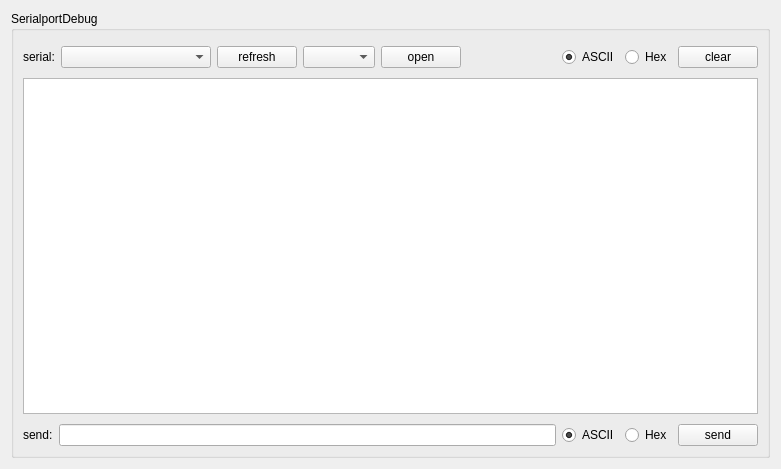
<?xml version="1.0" encoding="UTF-8"?>
<ui version="4.0">
 <class>DSerialTestForm</class>
 <widget class="QWidget" name="DSerialTestForm">
  <property name="geometry">
   <rect>
    <x>0</x>
    <y>0</y>
    <width>781</width>
    <height>469</height>
   </rect>
  </property>
  <property name="windowTitle">
   <string notr="true">DSerialTestForm</string>
  </property>
  <layout class="QVBoxLayout" name="serialPageLayout">
   <item>
    <widget class="QGroupBox" name="groupBox_serial">
     <property name="title">
      <string>SerialportDebug</string>
     </property>
     <layout class="QVBoxLayout" name="groupBox_verticalLayout">
      <property name="spacing">
       <number>10</number>
      </property>
      <property name="topMargin">
       <number>15</number>
      </property>
      <item>
       <widget class="QWidget" name="serial_head_widget" native="true">
        <layout class="QHBoxLayout" name="horizontalLayout_3">
         <property name="leftMargin">
          <number>0</number>
         </property>
         <property name="topMargin">
          <number>0</number>
         </property>
         <property name="rightMargin">
          <number>0</number>
         </property>
         <property name="bottomMargin">
          <number>0</number>
         </property>
         <item>
          <widget class="QLabel" name="label_serial">
           <property name="text">
            <string>serial:</string>
           </property>
          </widget>
         </item>
         <item>
          <widget class="QComboBox" name="combo_port">
           <property name="sizePolicy">
            <sizepolicy hsizetype="Expanding" vsizetype="Fixed">
             <horstretch>0</horstretch>
             <verstretch>0</verstretch>
            </sizepolicy>
           </property>
           <property name="minimumSize">
            <size>
             <width>150</width>
             <height>0</height>
            </size>
           </property>
           <property name="focusPolicy">
            <enum>Qt::ClickFocus</enum>
           </property>
          </widget>
         </item>
         <item>
          <widget class="QPushButton" name="btn_refresh">
           <property name="text">
            <string>refresh</string>
           </property>
          </widget>
         </item>
         <item>
          <widget class="QComboBox" name="comboBox_baud"/>
         </item>
         <item>
          <widget class="QPushButton" name="btn_open">
           <property name="text">
            <string>open</string>
           </property>
          </widget>
         </item>
         <item>
          <spacer name="horizontalSpacer_1">
           <property name="orientation">
            <enum>Qt::Horizontal</enum>
           </property>
           <property name="sizeType">
            <enum>QSizePolicy::Preferred</enum>
           </property>
           <property name="sizeHint" stdset="0">
            <size>
             <width>100</width>
             <height>20</height>
            </size>
           </property>
          </spacer>
         </item>
         <item>
          <widget class="QRadioButton" name="rBtn_receive_ascii">
           <property name="text">
            <string notr="true">ASCII</string>
           </property>
           <property name="checked">
            <bool>true</bool>
           </property>
          </widget>
         </item>
         <item>
          <widget class="QRadioButton" name="rBtn_receive_hex">
           <property name="text">
            <string notr="true">Hex</string>
           </property>
          </widget>
         </item>
         <item>
          <widget class="QPushButton" name="btn_clear">
           <property name="text">
            <string>clear</string>
           </property>
          </widget>
         </item>
        </layout>
       </widget>
      </item>
      <item>
       <widget class="QPlainTextEdit" name="plainTextEdit"/>
      </item>
      <item>
       <widget class="QWidget" name="serial_send_widget" native="true">
        <layout class="QHBoxLayout" name="horizontalLayout_2">
         <property name="leftMargin">
          <number>0</number>
         </property>
         <property name="topMargin">
          <number>0</number>
         </property>
         <property name="rightMargin">
          <number>0</number>
         </property>
         <property name="bottomMargin">
          <number>0</number>
         </property>
         <item>
          <widget class="QLabel" name="label_send">
           <property name="maximumSize">
            <size>
             <width>16777215</width>
             <height>16777215</height>
            </size>
           </property>
           <property name="text">
            <string>send:</string>
           </property>
          </widget>
         </item>
         <item>
          <widget class="QLineEdit" name="lineEdit_send"/>
         </item>
         <item>
          <widget class="QRadioButton" name="rBtn_send_ascii">
           <property name="text">
            <string notr="true">ASCII</string>
           </property>
           <property name="checked">
            <bool>true</bool>
           </property>
          </widget>
         </item>
         <item>
          <widget class="QRadioButton" name="rBtn_send_hex">
           <property name="text">
            <string notr="true">Hex</string>
           </property>
          </widget>
         </item>
         <item>
          <widget class="QPushButton" name="btn_send">
           <property name="text">
            <string>send</string>
           </property>
          </widget>
         </item>
        </layout>
       </widget>
      </item>
     </layout>
    </widget>
   </item>
  </layout>
 </widget>
 <resources/>
 <connections/>
</ui>
